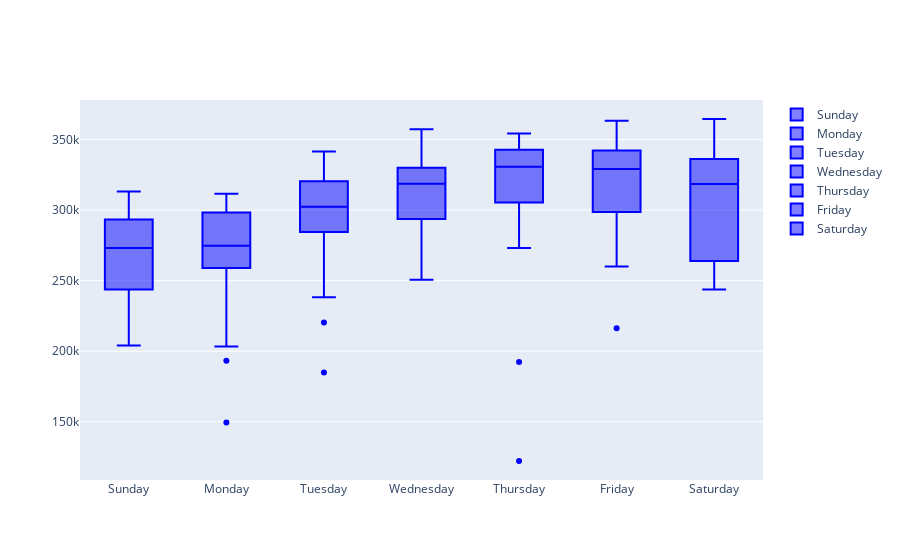

Notebook code cell kept with this figure:
### Code cell
fig = go.Figure()
for idx, i in enumerate(boxes):
    fig.add_trace(go.Box(y=i, name=h[idx],
                marker_color = 'blue'))

fig.show()
